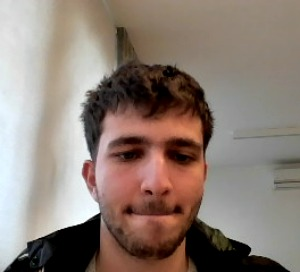
#> input picture react-wakeApp-main/server/images/myFile.png, 300 x 272 px
$ python eyes_detection.py
#> lines starting #> are read from the running program, lines starting #| are printed output that depends on the picture
import numpy as np
import cv2


face_cascade = cv2.CascadeClassifier('./haarcascade_frontalface_default.xml')
eye_cascade = cv2.CascadeClassifier('./haarcascade_eye_tree_eyeglasses.xml')

try:
    img = cv2.imread('./images/myFile.png')
#> img is the input picture: shape (272, 300, 3); mean B, G, R 116.6, 125.6, 140.4
    gray = cv2.cvtColor(img, cv2.COLOR_BGR2GRAY)
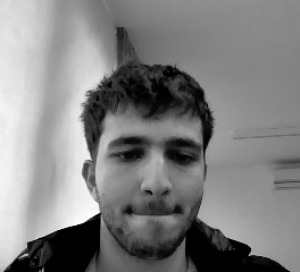
#> gray: shape (272, 300); min 0, max 255, mean 129

    faces = face_cascade.detectMultiScale(gray, 1.3, 5)
#> faces = [[77, 89, 157, 157]]
    if(len(faces) == 1):
        for (x,y,w,h) in faces:
            roi_gray = gray[y:y+h, x:x+w]
            roi_color = img[y:y+h, x:x+w]
            eyes = eye_cascade.detectMultiScale(roi_gray)
            if(len(eyes) > 0):
                print(1)
            else:
                print(0)
#> this loop made 1 pass
#> (x, y, w, h, eyes) on pass 1: (77, 89, 157, 157, [[33, 44, 40, 40], [91, 54, 28, 28], [79, 38, 47, 47]])
#| 1
#> pass 1, `roi_gray = gray[y:y+h, x:x+w]`:
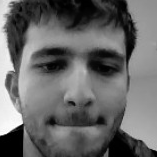
#> roi_gray: shape (157, 157); min 0, max 255, mean 103.5
#> pass 1, `roi_color = img[y:y+h, x:x+w]`:
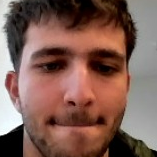
#> roi_color: shape (157, 157, 3); mean B, G, R 84.9, 94.7, 128.1
    else:
        print(0)
except:
    print(-1)
